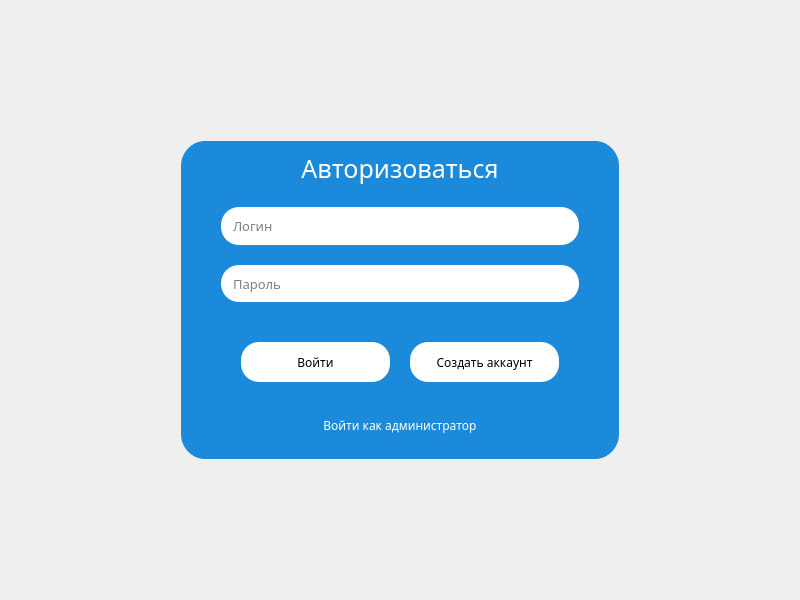
<?xml version="1.0" encoding="UTF-8"?>
<ui version="4.0">
 <class>AuthWindow</class>
 <widget class="QDialog" name="AuthWindow">
  <property name="geometry">
   <rect>
    <x>0</x>
    <y>0</y>
    <width>800</width>
    <height>600</height>
   </rect>
  </property>
  <property name="windowTitle">
   <string>Dialog</string>
  </property>
  <layout class="QGridLayout" name="gridLayout">
   <item row="1" column="1">
    <spacer name="verticalSpacer">
     <property name="orientation">
      <enum>Qt::Vertical</enum>
     </property>
     <property name="sizeType">
      <enum>QSizePolicy::Fixed</enum>
     </property>
     <property name="sizeHint" stdset="0">
      <size>
       <width>20</width>
       <height>130</height>
      </size>
     </property>
    </spacer>
   </item>
   <item row="2" column="0">
    <spacer name="horizontalSpacer">
     <property name="orientation">
      <enum>Qt::Horizontal</enum>
     </property>
     <property name="sizeType">
      <enum>QSizePolicy::Fixed</enum>
     </property>
     <property name="sizeHint" stdset="0">
      <size>
       <width>170</width>
       <height>20</height>
      </size>
     </property>
    </spacer>
   </item>
   <item row="2" column="1">
    <widget class="QGroupBox" name="groupBox">
     <property name="enabled">
      <bool>true</bool>
     </property>
     <property name="font">
      <font>
       <bold>false</bold>
      </font>
     </property>
     <property name="focusPolicy">
      <enum>Qt::NoFocus</enum>
     </property>
     <property name="toolTipDuration">
      <number>-1</number>
     </property>
     <property name="statusTip">
      <string/>
     </property>
     <property name="whatsThis">
      <string/>
     </property>
     <property name="accessibleName">
      <string/>
     </property>
     <property name="accessibleDescription">
      <string/>
     </property>
     <property name="autoFillBackground">
      <bool>false</bool>
     </property>
     <property name="styleSheet">
      <string notr="true">background-color: rgb(28,138,219);
border-radius: 24px solid;</string>
     </property>
     <property name="title">
      <string notr="true"/>
     </property>
     <property name="alignment">
      <set>Qt::AlignCenter</set>
     </property>
     <property name="flat">
      <bool>false</bool>
     </property>
     <property name="checkable">
      <bool>false</bool>
     </property>
     <layout class="QGridLayout" name="gridLayout_2">
      <property name="leftMargin">
       <number>40</number>
      </property>
      <property name="rightMargin">
       <number>40</number>
      </property>
      <property name="bottomMargin">
       <number>25</number>
      </property>
      <property name="verticalSpacing">
       <number>20</number>
      </property>
      <item row="0" column="0">
       <widget class="QLabel" name="signInLabel">
        <property name="enabled">
         <bool>true</bool>
        </property>
        <property name="font">
         <font>
          <family>Roboto Slab</family>
          <pointsize>19</pointsize>
          <bold>false</bold>
         </font>
        </property>
        <property name="styleSheet">
         <string notr="true">color: rgb(255, 255, 255);</string>
        </property>
        <property name="text">
         <string>Авторизоваться</string>
        </property>
        <property name="textFormat">
         <enum>Qt::AutoText</enum>
        </property>
        <property name="alignment">
         <set>Qt::AlignCenter</set>
        </property>
        <property name="wordWrap">
         <bool>false</bool>
        </property>
       </widget>
      </item>
      <item row="4" column="0" rowspan="2">
       <layout class="QHBoxLayout" name="horizontalLayout">
        <property name="spacing">
         <number>20</number>
        </property>
        <property name="leftMargin">
         <number>20</number>
        </property>
        <property name="topMargin">
         <number>20</number>
        </property>
        <property name="rightMargin">
         <number>20</number>
        </property>
        <property name="bottomMargin">
         <number>15</number>
        </property>
        <item>
         <widget class="QPushButton" name="pushButton_2">
          <property name="sizePolicy">
           <sizepolicy hsizetype="Minimum" vsizetype="Preferred">
            <horstretch>0</horstretch>
            <verstretch>0</verstretch>
           </sizepolicy>
          </property>
          <property name="font">
           <font>
            <family>Roboto Slab</family>
           </font>
          </property>
          <property name="styleSheet">
           <string notr="true">background-color: rgb(255, 255, 255);
border-radius: 18px;</string>
          </property>
          <property name="text">
           <string>Войти</string>
          </property>
         </widget>
        </item>
        <item>
         <widget class="QPushButton" name="pushButton">
          <property name="sizePolicy">
           <sizepolicy hsizetype="Minimum" vsizetype="Preferred">
            <horstretch>0</horstretch>
            <verstretch>0</verstretch>
           </sizepolicy>
          </property>
          <property name="font">
           <font>
            <family>Roboto Slab</family>
           </font>
          </property>
          <property name="styleSheet">
           <string notr="true">background-color: rgb(255, 255, 255);
border-radius: 18px;</string>
          </property>
          <property name="text">
           <string>Создать аккаунт</string>
          </property>
         </widget>
        </item>
       </layout>
      </item>
      <item row="3" column="0">
       <widget class="QLineEdit" name="password">
        <property name="sizePolicy">
         <sizepolicy hsizetype="Expanding" vsizetype="Preferred">
          <horstretch>0</horstretch>
          <verstretch>0</verstretch>
         </sizepolicy>
        </property>
        <property name="font">
         <font>
          <family>Roboto Slab</family>
          <pointsize>10</pointsize>
          <bold>false</bold>
         </font>
        </property>
        <property name="focusPolicy">
         <enum>Qt::StrongFocus</enum>
        </property>
        <property name="styleSheet">
         <string notr="true">background-color: rgb(255, 255, 255);
border-radius: 18px;
padding-left: 10px;</string>
        </property>
        <property name="frame">
         <bool>false</bool>
        </property>
        <property name="echoMode">
         <enum>QLineEdit::Password</enum>
        </property>
        <property name="placeholderText">
         <string>Пароль</string>
        </property>
        <property name="clearButtonEnabled">
         <bool>true</bool>
        </property>
       </widget>
      </item>
      <item row="6" column="0">
       <widget class="QPushButton" name="signLikeAdminButton">
        <property name="font">
         <font>
          <family>Roboto Slab</family>
         </font>
        </property>
        <property name="styleSheet">
         <string notr="true">color: rgb(255, 255, 255);</string>
        </property>
        <property name="text">
         <string>Войти как администратор</string>
        </property>
       </widget>
      </item>
      <item row="2" column="0">
       <widget class="QLineEdit" name="login">
        <property name="enabled">
         <bool>true</bool>
        </property>
        <property name="sizePolicy">
         <sizepolicy hsizetype="Expanding" vsizetype="Preferred">
          <horstretch>0</horstretch>
          <verstretch>0</verstretch>
         </sizepolicy>
        </property>
        <property name="font">
         <font>
          <family>Roboto Slab</family>
          <pointsize>10</pointsize>
          <bold>false</bold>
         </font>
        </property>
        <property name="focusPolicy">
         <enum>Qt::StrongFocus</enum>
        </property>
        <property name="styleSheet">
         <string notr="true">background-color: rgb(255, 255, 255);
border-radius: 18px;
padding-left: 10px;</string>
        </property>
        <property name="frame">
         <bool>false</bool>
        </property>
        <property name="readOnly">
         <bool>false</bool>
        </property>
        <property name="placeholderText">
         <string>Логин</string>
        </property>
        <property name="clearButtonEnabled">
         <bool>true</bool>
        </property>
       </widget>
      </item>
     </layout>
    </widget>
   </item>
   <item row="2" column="2">
    <spacer name="horizontalSpacer_2">
     <property name="orientation">
      <enum>Qt::Horizontal</enum>
     </property>
     <property name="sizeType">
      <enum>QSizePolicy::Preferred</enum>
     </property>
     <property name="sizeHint" stdset="0">
      <size>
       <width>170</width>
       <height>20</height>
      </size>
     </property>
    </spacer>
   </item>
   <item row="3" column="1">
    <spacer name="verticalSpacer_2">
     <property name="orientation">
      <enum>Qt::Vertical</enum>
     </property>
     <property name="sizeType">
      <enum>QSizePolicy::Fixed</enum>
     </property>
     <property name="sizeHint" stdset="0">
      <size>
       <width>20</width>
       <height>130</height>
      </size>
     </property>
    </spacer>
   </item>
  </layout>
 </widget>
 <tabstops>
  <tabstop>login</tabstop>
  <tabstop>password</tabstop>
  <tabstop>pushButton_2</tabstop>
  <tabstop>pushButton</tabstop>
  <tabstop>signLikeAdminButton</tabstop>
 </tabstops>
 <resources/>
 <connections/>
</ui>
